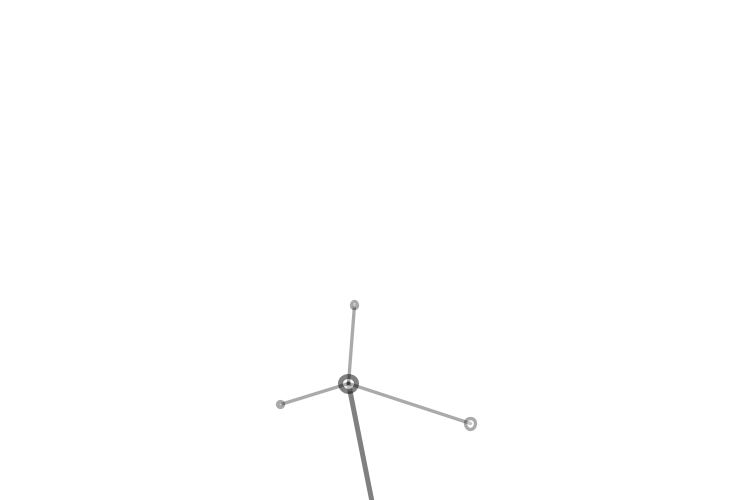
Frame 1 (no input)
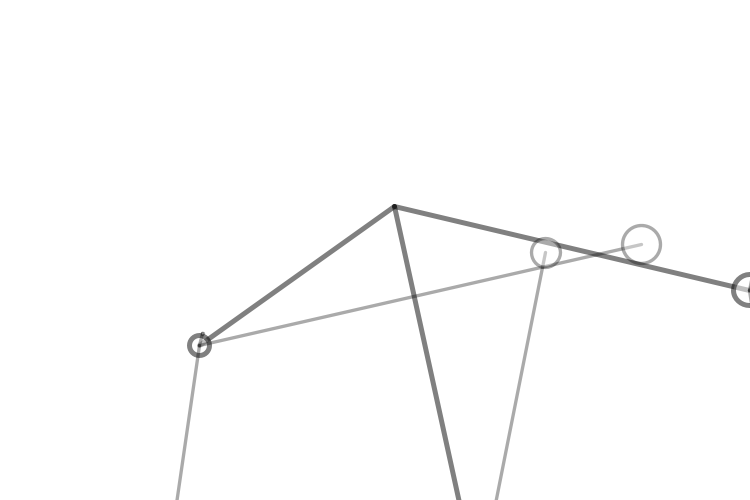
Frame 60 (the mouse pressed at the canvas centre just before this capture)
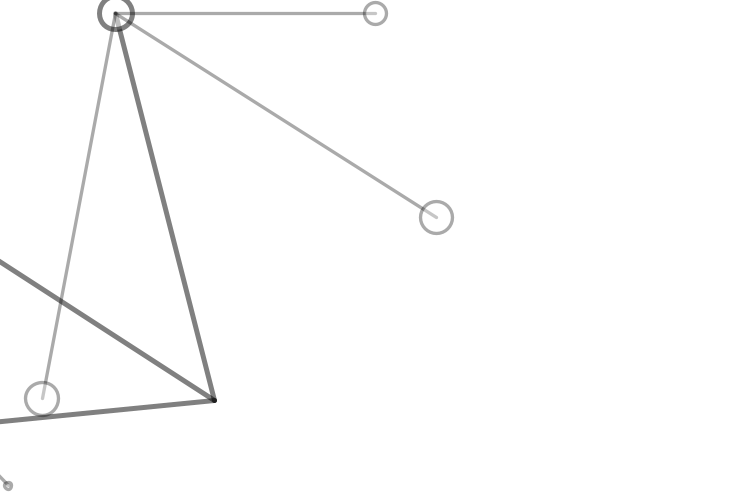
Frame 120 (the mouse held since frame 60 and released just before this capture)

The Processing sketch that drew these frames (run headless with seeded random() and noise(); from frame 60 on, the mouse is pressed at the canvas centre):

// Processing sketch: ch8_4
// ── ch8_4.pde
int _numChildren = 3;
int _maxLevels = 3;

Branch _trunk;

void setup() {
  size(750, 500);
  background(255);
  noFill();
  smooth();
  newTree();
}

void draw() {
  background(255);
  _trunk.updateMe(width /2, height / 2);
  _trunk.drawMe();
}

void newTree() {
  _trunk = new Branch(1, 0, width /2, 50);
  _trunk.drawMe();
}

class Branch {
  float level, index;
  float x, y;
  float endx, endy;
  float strokeW, alph;
  float len, lenChange;
  float rot, rotChange;
  Branch[] children = new Branch[0];

  Branch(float lev, float ind, float  ex, float why) {
    level = lev;
    index = ind;
    strokeW = (1 / level) * 10;
    alph = 255 / level;
    len = (1 / level) * random(500);
    rot = random(360);
    lenChange = random(10) - 5;
    rotChange = random(10) - 5;

    updateMe(ex, why);

    if (level < _maxLevels) {
      children = new Branch[_numChildren];
      for (int i = 0; i < _numChildren; i ++ ) {
        children[i] = new Branch(level + 1, i, endx, endy);
      }
    }
  }

  void updateMe(float ex, float why) {
    x = ex;
    y = why;

    rot += rotChange;
    if ( rot > 360) {
      rot = 0;
    } else if (rot < 0) {
      rot = 360;
    }

    len -= lenChange;
    if ((len < 0) || (len > 500)) {
      lenChange *= -1;
    }

    float radian =radians(rot);
    endx = x + (len * cos(radian));
    endy = y + (len * sin(radian));

    for (int i = 0; i < children.length; i ++ ) {
      children[i].updateMe(endx, endy);
    }
  }

  void drawMe() {
    if (level > 1) {
      strokeWeight(strokeW);
      stroke(0, alph);
      fill(255, alph);
      line(x, y, endx, endy);
      circle(endx, endy, len / 12);
    }
    for (int i = 0; i < children.length; i ++ ) {
      children[i].drawMe();
    }
  }
}
